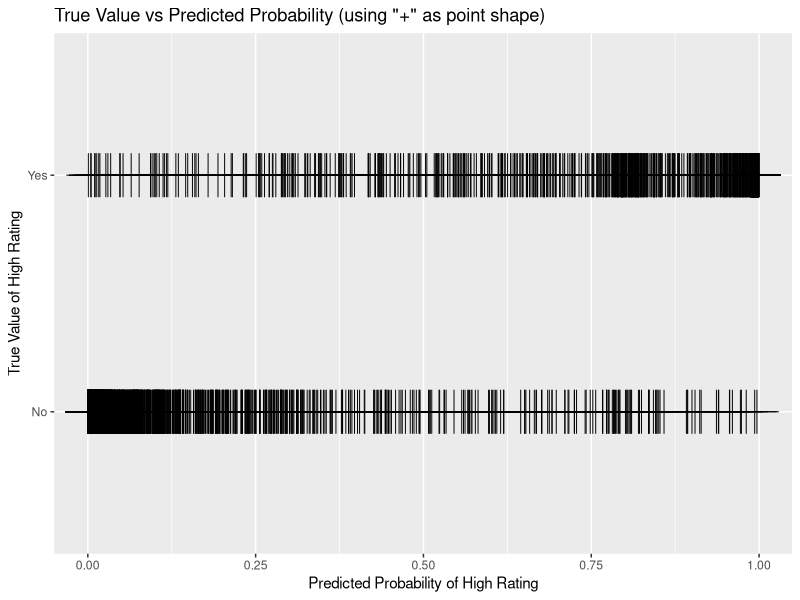
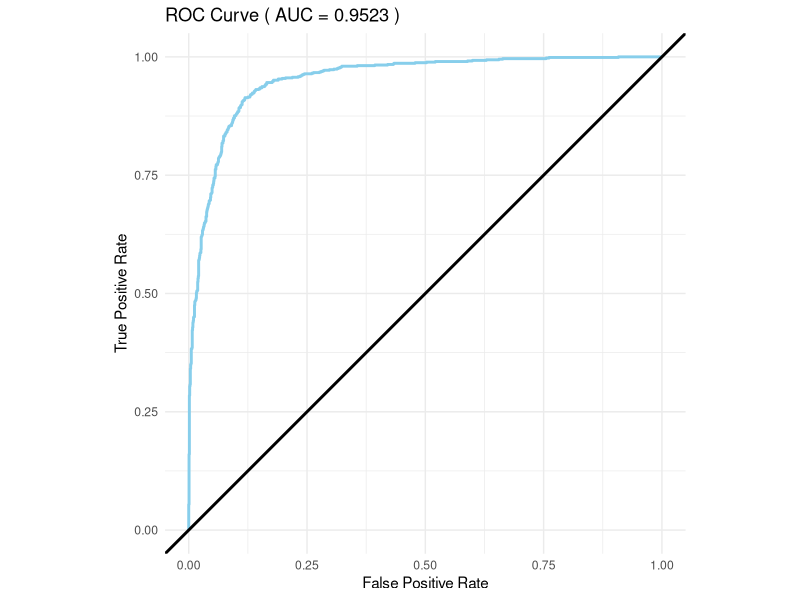
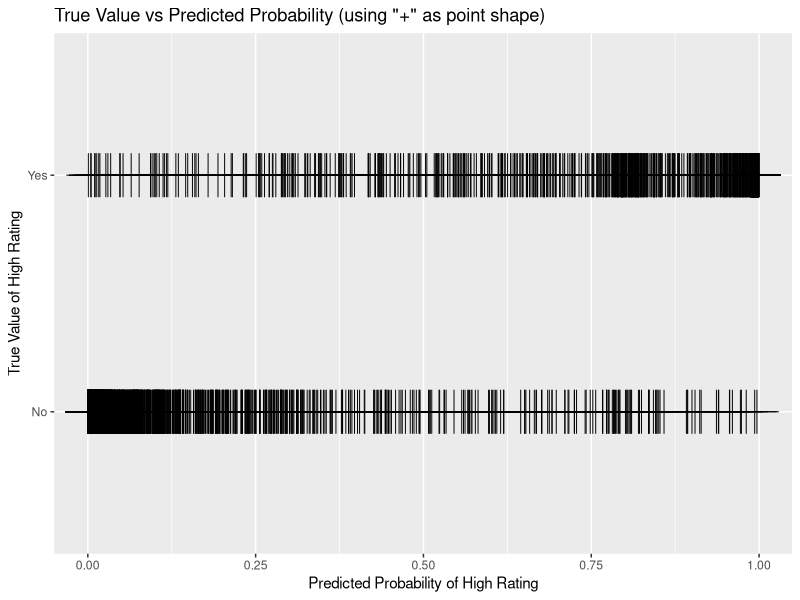
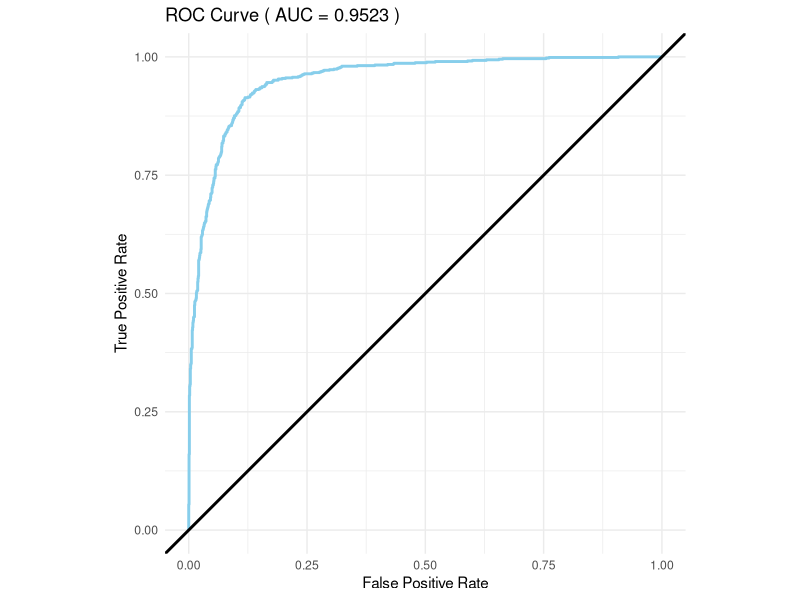

The R script that drew these images, in order:
library(broom)
library(caret)
library(ggplot2)
library(knitr)
library(pROC)
library(tidyverse)

# read the data set
film <- read.csv("data/Group_07_Data_1.csv")|>
  as_tibble()

# select models by removing insignificant variables from full model
model1 <- glm(formula=high_rating=="Yes"~length*budget*log(votes)+decade+genre,family=binomial(link="logit"),data=film)
summary(model1)
model2 <- glm(formula=high_rating=="Yes"~length*budget+log(votes)+decade+genre,family=binomial(link="logit"),data=film)
summary(model2)
model3 <- glm(formula=high_rating=="Yes"~length*budget+log(votes)+genre,family=binomial(link="logit"),data=film)
summary(model3)
model4 <- glm(formula=high_rating=="Yes"~length+length:budget+log(votes)+genre,family=binomial(link="logit"),data=film)
summary(model4)

# choose final model
bind_rows(glance(model1),glance(model2),glance(model3),glance(model4),.id="Model")|>
  select(Model,AIC,BIC)|>
  mutate(Model=c("Model1","Model2","Model3","Model4"))|>
  kable(digits=2,caption="Model comparison values for different models")
final.model <- model4

# tidy coefficients of the final model
tidy(final.model)|>
  mutate(significance=case_when(p.value<0.001~"***",
                                p.value<0.01~"**",
                                p.value<0.05~"*",
                                TRUE~""))|>
  kable(digits=3,caption="Coefficients Significance of the Final Model")

# add predictions into the data set
film <- film|>
  mutate(high_rating_probability=predict(final.model,type="response"))|>
  select(film_id:high_rating,high_rating_probability,everything())
write_csv(film,"data/Group_07_Data_2.csv")

# generate true value vs predicted probability graph
ggplot(film,aes(x=high_rating_probability,y=high_rating))+
  geom_point(shape=3,colour="black",size=10)+
  labs(x="Predicted Probability of High Rating",
       y="True Value of High Rating",
       title="True Value vs Predicted Probability (using \"+\" as point shape)")
ggsave("plots/True Value vs Predicted Probability.png")

# generate ROC curve
ROC <- film|>
  roc(high_rating,high_rating_probability,levels=c("No","Yes"))
ggroc(ROC,colour="skyblue",linewidth=1,legacy.axes=TRUE)+
  geom_abline(slope=1,intercept=0,colour="black",linewidth=1)+
  coord_fixed()+
  theme_minimal()+
  xlab("False Positive Rate")+
  ylab("True Positive Rate")+
  ggtitle(paste("ROC Curve ( AUC =",round(auc(ROC),4),")"))
ggsave("plots/ROC Curve.png")

# generate confusion matrix (threshold=0.5)
confusion.matrix <- confusionMatrix(factor(ifelse(film$high_rating_probability>=0.5,"Yes","No"),levels=c("No","Yes")),
                                    factor(film$high_rating,levels=c("No","Yes")),
                                    positive="Yes")
confusion.matrix

# generate model evaluation table
tibble(Model="Logistic Regression Model",
       Accuracy=confusion.matrix$overall["Accuracy"],
       Precision=confusion.matrix$byClass["Precision"],
       Recall=confusion.matrix$byClass["Recall"],
       F1=confusion.matrix$byClass["F1"],
       AUC=as.numeric(auc(ROC)))|>
  kable(digits=3,caption="Model Evaluation")
